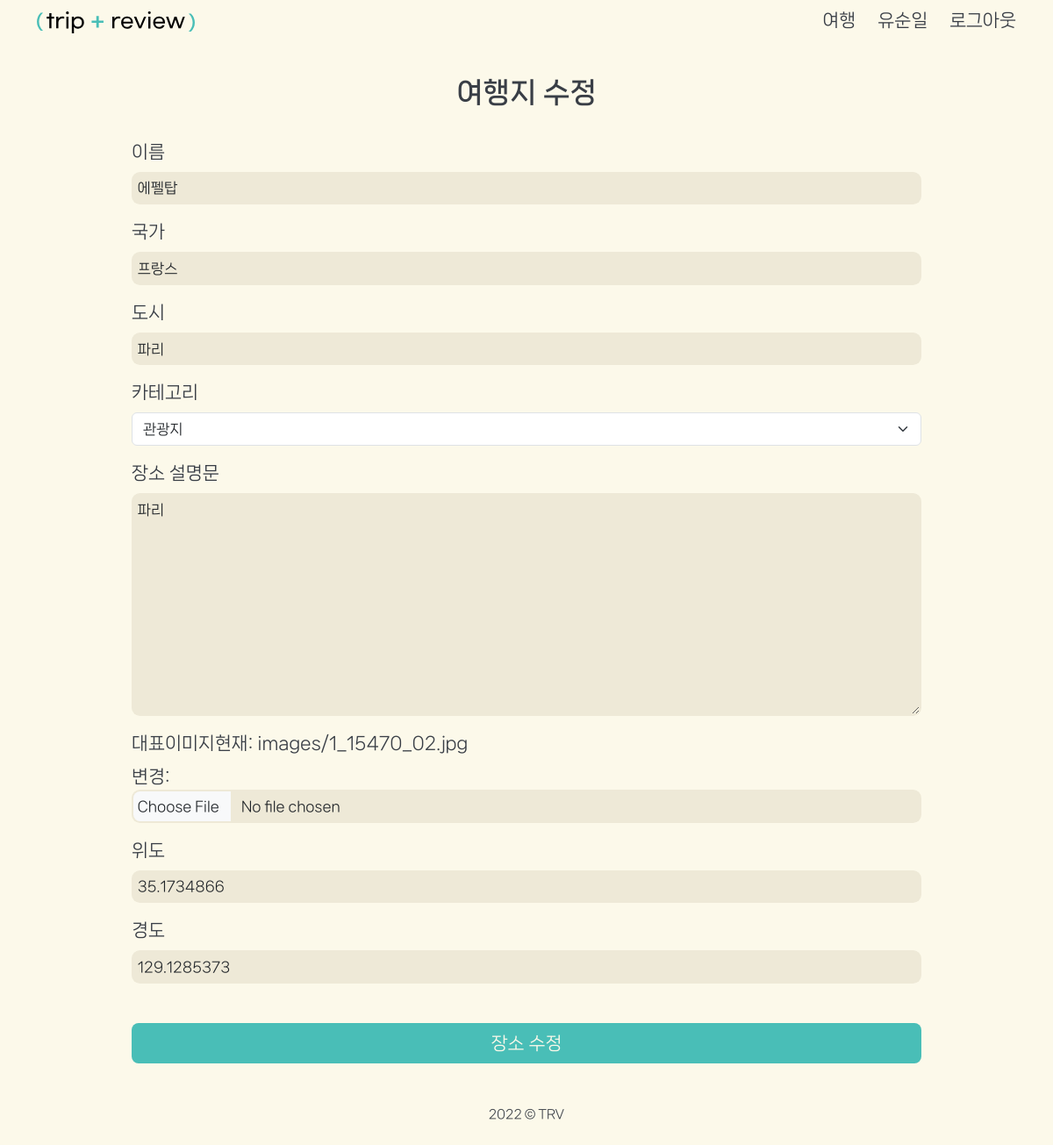
/location/update/2 (signed in), run on the app's committed database.
### accounts/models.py (models this page shows)
class User(AbstractUser):
    followings = models.ManyToManyField(
        "self", symmetrical=False, related_name="follower"
    )
    profile_image = ProcessedImageField(
        upload_to="images/",
        blank=True,
        format="JPEG",
        options={"quality": 80},
        processors=[ResizeToFill(150, 150)],
    )

### location/models.py (models this page shows)
class Location(models.Model):
    title = models.CharField(max_length=80, verbose_name="이름")
    image = ProcessedImageField(
        upload_to="images/",
        blank=False,
        format="JPEG",
        options={"quality": 80},
        verbose_name="대표이미지",
    )
    country = models.CharField(max_length=80, verbose_name="국가")
    city = models.CharField(max_length=80, verbose_name="도시")
    category = models.CharField(
        max_length=10, choices=CATEGORY_CHOICES, default="관광지", verbose_name="카테고리"
    )
    lat = models.CharField(max_length=80, verbose_name="위도")
    lng = models.CharField(max_length=80, verbose_name="경도")
    user = models.ForeignKey(settings.AUTH_USER_MODEL, on_delete=models.CASCADE)
    desc = models.TextField(max_length=300, blank=True, verbose_name="장소 설명문")

### location/views.py (the view)
# urls.py: path("update/", views.update, name="update"),
@login_required
def update(request, location_pk):
    location = Location.objects.get(pk=location_pk)
    if request.method == "POST":
        location_form = LocationForm(request.POST, request.FILES, instance=location)
        if location_form.is_valid():
            location_form.save()
            return redirect("reviews:index", location.id)
    else:
        location_form = LocationForm(instance=location)
    context = {"location_form": location_form}
    return render(request, "location/update.html", context)

### location/forms.py
class LocationForm(forms.ModelForm):
    class Meta:
        model = Location
        fields = [
            "title",
            "country",
            "city",
            "category",
            "desc",
            "image",
            "lat",
            "lng",
        ]

### location/templates/location/update.html (shortened to what this page needs)
{% extends 'base.html' %}
{% load django_bootstrap5 %}
{% block content %}
  <h1 class='tit'>여행지 수정</h1>
  <form action='' method='POST' enctype="multipart/form-data" id="revud-form">
    {% bootstrap_form location_form %}
    <button type="submit" class="btnC btn-sb">장소 수정</button>
  </form>
{% endblock content %}

### templates/base.html (shortened to what this page needs)
{% load django_bootstrap5 %}
{% load static %}
<!DOCTYPE html>
<html lang="ko">
  <head>
    {% block css %}
      <link rel="stylesheet" href="https://cdn.jsdelivr.net/npm/bootstrap-icons@1.9.1/font/bootstrap-icons.css">
      {% bootstrap_css %}
      <link rel="stylesheet" href="{% static 'css/init.css' %}">
      <link rel="stylesheet" href="{% static 'css/style.css' %}">
    {% endblock css %}
  </head>
  <body>
    <header>
      <nav class="py-2">
        <div class="container d-flex justify-content-between ">
          <div class="logo">
            <a href="{% url 'index' %}">
              <img src="{% static 'img/trv_logo.svg' %}" alt="trv_logo">
            </a>
          </div>
          <div>
            <ul class="nav-area d-flex justify-content-center align-items-center">
              <li class="plane-area">
                <a href="{% url 'location:index' %}">
                  여행</a>
              </li>
              {% if request.user.is_authenticated %}
                <li>
                  <a href="{% url 'accounts:detail' request.user.pk %}">{{request.user}}
                  </a>
                </li>
                <li>
                  <a href="{% url 'accounts:logout' %}">
                    로그아웃
                  </a>
                </li>
              {% endif %}
            </ul>
          </div>
        </div>
      </nav>
    </header>
    <main>
      <div class="container">
        {% block content %}{% endblock content %}
      </div>
    </main>
    <footer>
      <div class="footer">
        <p class="cpr">2022 &copy; TRV</p>
      </div>
    </footer>
  </body>
</html>

### static/css/init.css (style rules this page uses)
html, body, div, span, object, iframe, h1, h2, h3, h4, h5, h6, p, blockquote, pre, abbr, address, cite, code, del, dfn, em, img, ins, kbd, q, samp, small, strong, sub, sup, var, b, i, dl, dt, dd, ol, ul, li, fieldset, form, label, legend, table, caption, tbody, tfoot, thead, tr, th, td, article, aside, canvas, details, figcaption, figure, footer, header, hgroup, menu, nav, section, summary, time, mark, audio, video, input, select, button { margin: 0; padding: 0; border: 0; outline: 0; font-size: 100%; vertical-align: baseline; background: transparent; }
body { line-height: 1; position: relative; }
img { max-width: 100%; display: inline-block; }
ul { list-style: none; }
a { margin: 0; padding: 0; font-size: 100%; vertical-align: baseline; background: transparent; text-decoration: none; color: inherit; }
input, select { vertical-align: middle; }
*, *::after, *::before { box-sizing: border-box; }

### static/css/style.css (style rules this page uses)
:root { --main: #49beb7; --highlight: #83d8d2; --warning: #ff8a5c; --warningH: #f0622a; --bg: #fcf9ea; --bgD: #eee9d7; --txt: #393e46; --gr: #d1cfc6; }
body { font-family: "NanumSquareNeo", sans-serif; color: var(--txt); font-size: 20px; line-height: 1.5; background: var(--bg); }
a { color: inherit; }
header { position: sticky; top: 0; z-index: 100; background: var(--bg); }
.logo { width: 180px; }
.logo img { margin-top: 0.3rem; }
.nav-area li { margin-right: 25px; position: relative; }
.nav-area li:last-child { margin-right: 0; }
.nav-area .plane-area { position: relative; overflow: hidden; padding-left: 1.5rem; }
.nav-area li a::after { content: ""; display: block; background: var(--main); width: 0%; height: 3px; position: absolute; bottom: -3px; left: 0px; transition: 0.2s; }
.tit { font-size: 2rem; font-weight: 700; text-align: center; margin: 2rem 0; }
.btnC { background: var(--main); color: var(--bg); display: inline-block; padding: 0.5rem 1rem; margin: 1.8rem auto 0; border-radius: 0.5rem; transition: 0.2s; position: relative; left: 50%; transform: translateX(-50%); max-width: 900px; text-align: center; }
.btn-sb { width: 100%; }
#update-form, #pw-form, #loc-form, #rev-form, #revud-form { max-width: 900px; margin: 0 auto 3rem; }
#update-form input, #pw-form input, #loc-form input, #rev-form input, #revud-form input, #rev-form textarea, #revud-form textarea { border: 2px solid rgba(0, 0, 0, 0); border-radius: 0.6rem; background: var(--bgD); padding: 0.3rem; box-sizing: border-box; transition: 0.2s; }
.footer { height: 30px; text-align: center; margin: 1rem; position: relative; bottom: 0; }
.footer .cpr { font-size: 0.7em; }

### data on the page
User: user "유순일"
Location: title "에펠탑", country "프랑스", city "파리", category "관광지", desc "파리", lat "35.1734866", lng "129.1285373"
